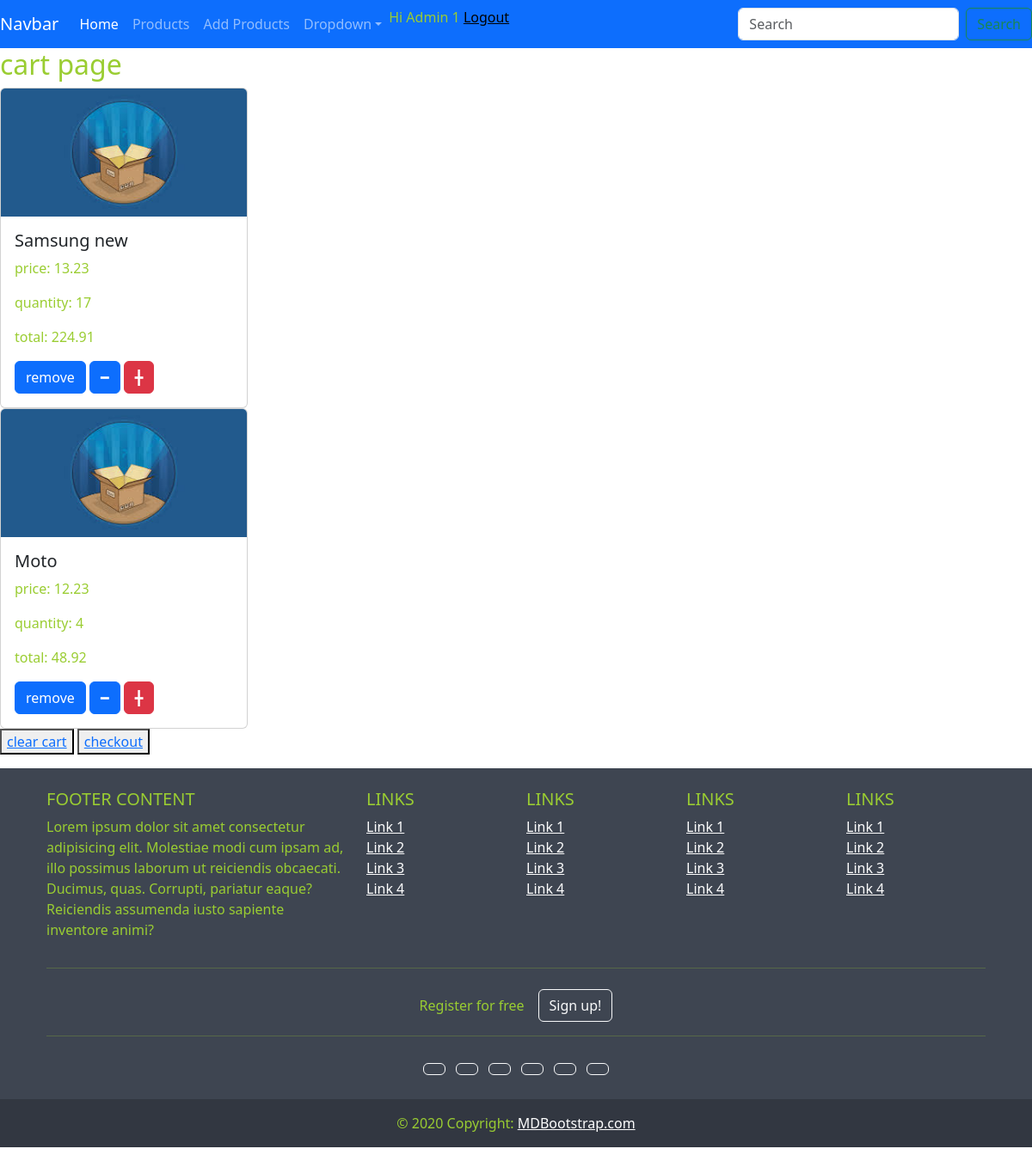
Page /cart/cart/ (signed in) on the earlier database version.
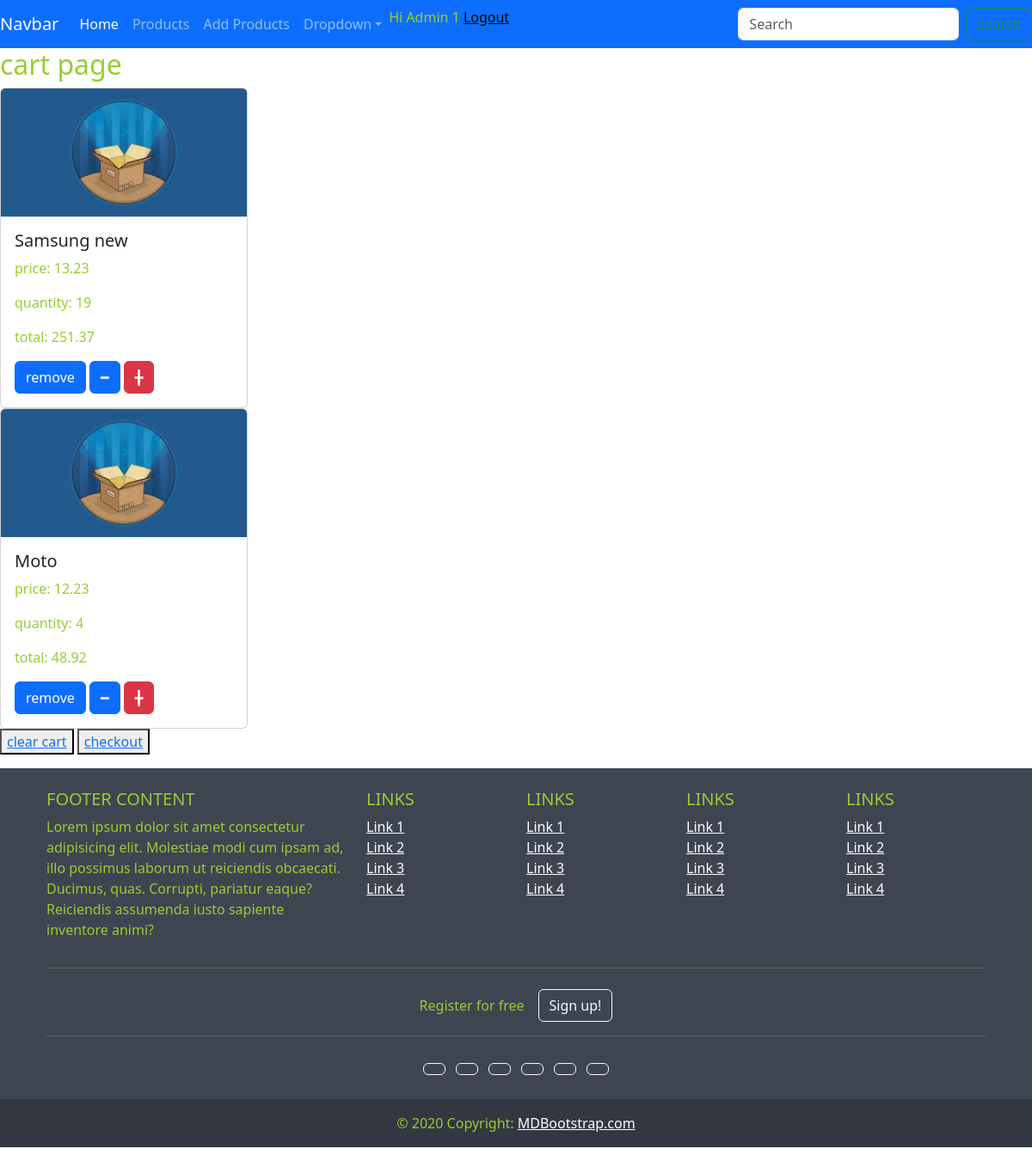
Same page on the later database version.
### cart/models.py (models this page shows, shortened)
class Cart(models.Model):
    quantity = models.IntegerField(default=1)
    user = models.ForeignKey(Customer, on_delete=models.CASCADE)
    product = models.ForeignKey(Product, on_delete=models.CASCADE)
    added_datetime = models.DateTimeField(auto_now_add=True)
    class Meta:
        unique_together=(('user','product'))

### product/models.py (models this page shows, shortened)
class Product(models.Model):
    name =  models.CharField(max_length=100)
    price = models.DecimalField(decimal_places=2,max_digits=10)
    brand = models.ForeignKey(Brand,on_delete=models.CASCADE,null=True)
    size = models.DecimalField(decimal_places=2,max_digits=4)
    description = models.CharField(max_length=500)
    color = models.CharField(max_length=20)
    image = models.ImageField(upload_to='images/product_image',default='images/product_image/p1.jpeg')
    category = models.ManyToManyField(Category)
    weight = models.DecimalField(decimal_places=2,max_digits=4)
    created_at = models.DateTimeField(auto_now_add=True)
    updated_at = models.DateTimeField(auto_now=True)
    quantity = models.IntegerField(default=0)

### cart/views.py (the view)
# urls.py: path('cart/',views.cart,name='cart'),
def cart(request):
    customer_object = Customer.objects.select_related('user').get(user=request.user)
    cart = Cart.objects.filter(user=customer_object)
    context={
        'cart':cart
        }
    return render(request,'cart/cart.html',context)

### cart/templatetags/total.py (called while the page is built)
@register.filter()
def total(price,quantity):
    return price*quantity

### cart/templates/cart/cart.html (shortened to what this page needs)
{% extends 'base.html' %}
{% load total %}
{% block content %}
<h2>cart page</h2>
{% if cart %}
{% for item in cart %}
<div class="card" style="width: 18rem;">
    <img src="{{ item.product.image.url }}" class="card-img-top" alt="...">
    <div class="card-body">
        <h5 class="card-title">{{ item.product.name }}</h5>
        <p class="card-text">price: {{ item.product.price }}</p>
        <p class="card-text">quantity: {{ item.quantity }}</p>
        <p class="card-text">total: {{ item.product.price|total:item.quantity }}</p>
        <a href="{% url 'remove-from-cart' item.product.id %}" class
        ="btn btn-primary">remove</a>
        <a class ="btn btn-primary" href="{% url 'decrease-quantity' item.product.id %}">&#9473;</a>
        <a class="btn btn-danger"href="{% url 'increase-quantity' item.product.id %}">&#9547;</a>
        </div>
    </div>
{% endfor %}
<button>
    <a href="{% url 'clear-cart' %}">clear cart</a>
</button>
<button>
    <a href="{% url 'checkout' %}">checkout</a>
</button>
{% else %}
<p>your cart is empty</p>
{% endif %}
{% endblock %}

Differences in the rows shown:
changed Cart "Samsung new": quantity "17" → "19"; product.price|total "224.91" → "251.37"
